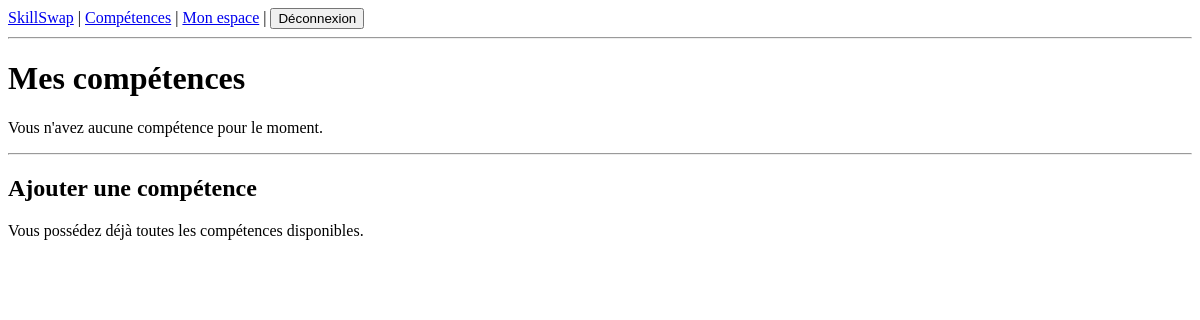
Page /my-skills/ (signed in) on the earlier database version.
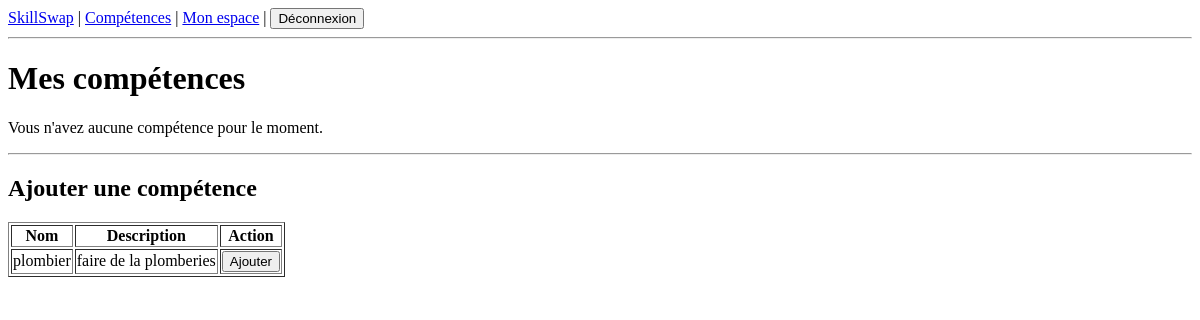
Same page on the later database version.
### exchange/models.py (models this page shows, shortened)
class Skill(models.Model):
    name = models.CharField(max_length=100)
    description = models.TextField()

### exchange/views.py (the view, shortened to what this page needs)
# urls.py: path("my-skills/", views.MySkillsView.as_view(), name="my_skills"),
class MySkillsView(LoginRequiredMixin, TemplateView):
    template_name = "exchange/my_skills.html"
    def get_context_data(self, **kwargs):
        ctx = super().get_context_data(**kwargs)
        my_skill_ids = UserSkill.objects.filter(user=self.request.user).values_list("skill_id", flat=True)
        ctx["owned"] = Skill.objects.filter(id__in=my_skill_ids)
        ctx["available"] = Skill.objects.exclude(id__in=my_skill_ids)
        return ctx

### exchange/templates/exchange/my_skills.html (shortened to what this page needs)
{% extends "exchange/base.html" %}
{% block content %}
<h1>Mes compétences</h1>
{% if owned %}
<table border="1">
    <thead>
        <tr>
            <th>Nom</th>
            <th>Action</th>
        </tr>
    </thead>
    <tbody>
        {% for skill in owned %}
        <tr>
            <td>{{ skill.name }}</td>
            <td>
                <form method="post">
                    {% csrf_token %}
                    <input type="hidden" name="skill_id" value="{{ skill.id }}">
                    <input type="hidden" name="action" value="remove">
                    <button type="submit">Retirer</button>
                </form>
            </td>
        </tr>
        {% endfor %}
    </tbody>
</table>
{% else %}
<p>Vous n'avez aucune compétence pour le moment.</p>
{% endif %}
<hr>
<h2>Ajouter une compétence</h2>
{% if available %}
<table border="1">
    <thead>
        <tr>
            <th>Nom</th>
            <th>Description</th>
            <th>Action</th>
        </tr>
    </thead>
    <tbody>
        {% for skill in available %}
        <tr>
            <td>{{ skill.name }}</td>
            <td>{{ skill.description }}</td>
            <td>
                <form method="post">
                    <button type="submit">Ajouter</button>
                </form>
            </td>
        </tr>
        {% endfor %}
    </tbody>
</table>
{% else %}
<p>Vous possédez déjà toutes les compétences disponibles.</p>
{% endif %}
{% endblock %}

Differences in the rows shown:
added Skill: name "plombier", description "faire de la plomberies"
Other differences:
text no longer shown: "Vous possédez déjà toutes les compétences disponibles."
text now shown: "Nom Description Action"
